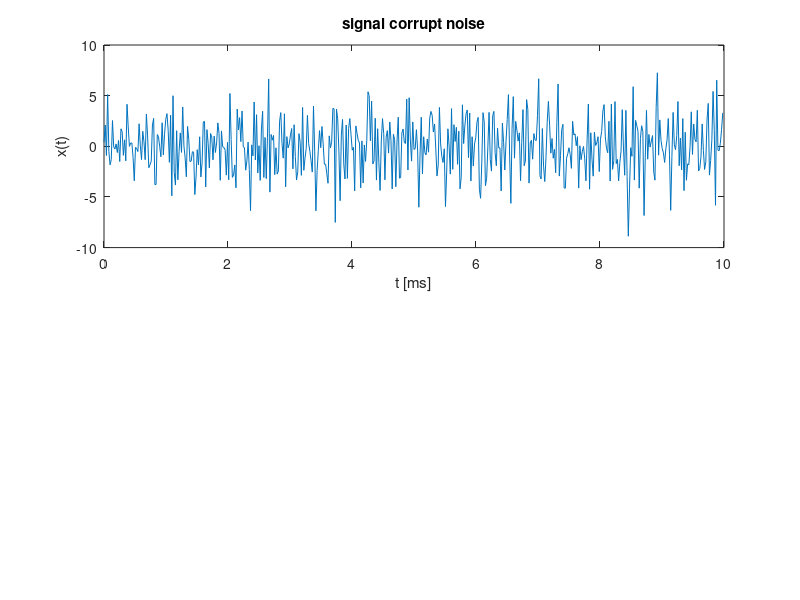

The MATLAB source for this figure: (Note: this script raises an error after producing the figure.)
clc, clear;
xa = 0; xb = 10-1/50;
s=9;
n = 2^s;
h = (xb-xa)/(n-1);
t = xa:h:xb;

x = sin(s*pi*15*t) + sin(s*pi*20*t);
x = x + 2.5*gallery("normaldata", size(t),4);

subplot(2,1,1), plot(t,x)
title("signal corrupt noise")
xlabel("t [ms]")
ylabel("x(t)")

y = FFT(x);
f = (0:length(y)-1)*50/length(y);

subplot(2,1,2), plot(f, abs(y))
title("aplitude corrupted")
xlabel("f [Hz]")
ylabel("|P1(f)|")

# test 2
clc, clear;
Fs = 1000;
xa = 0; xb = 50;
s=9;
n = 2^s;
h = (xb-xa)/(n-1);
t = xa:h:xb;

S = 0.7*sin(2*pi*50*t) + sin(2*pi*129*t);
X = S + 2*randn(size(t));

x = sin(s*pi*15*t) + sin(s*pi*20*t);
x = x + 2.5*gallery("normaldata", size(t),4);

subplot(2,1,1), plot(t,X)
title("signal corrupt noise zero mean")
xlabel("t [ms]")
ylabel("x(t)")

y = FFT(X);
P2 = abs(Y);
f = Fs*(0:length(Y)-1)*50/length(Y);

subplot(2,1,2), plot(f,P2)
title("aplitude corrupted")
xlabel("f [Hz]")
ylabel("|P1(f)|")